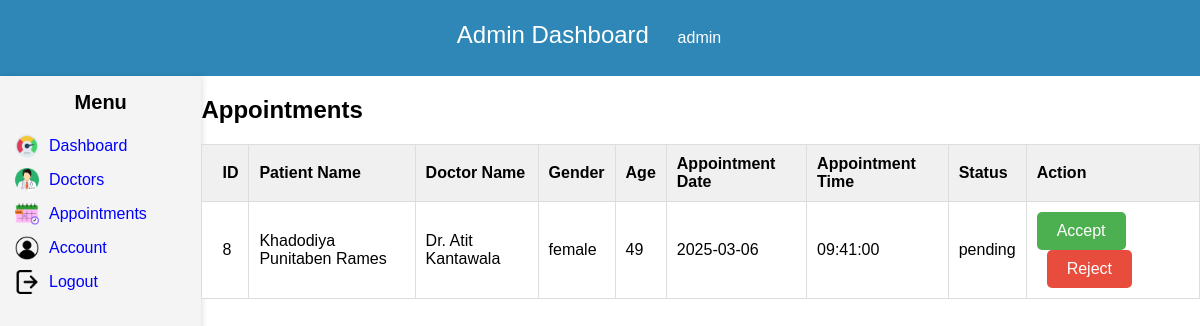
The page /admin/appointment.php (signed in) on the database as committed earlier.
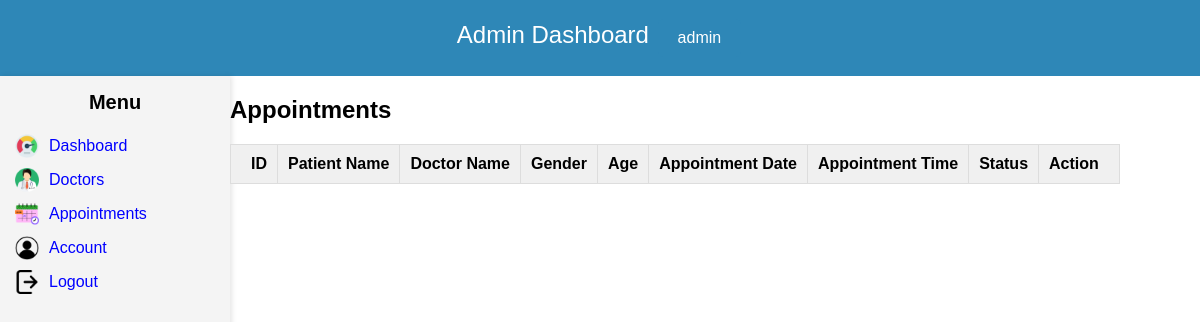
The same page on the database as committed later.
### tables this page shows
CREATE TABLE `appointment` (
  `appointment_id` int(11) NOT NULL,
  `user_id` int(11) NOT NULL,
  `doctor_id` int(11) NOT NULL,
  `fullname` varchar(100) DEFAULT NULL,
  `gender` varchar(10) DEFAULT NULL,
  `age` int(11) DEFAULT NULL,
  `disease` varchar(255) DEFAULT NULL,
  `appointment_date` date DEFAULT NULL,
  `appointment_time` time DEFAULT NULL,
  `address` text DEFAULT NULL,
  `contact_number` varchar(15) DEFAULT NULL,
  `remark` text DEFAULT NULL
);

### admin/appointment.php (the view, shortened to what this page needs)
<?php
if(isset($_SESSION['username'])){
    $us = $_SESSION['username'];
}else{
    header('location: ../login.php');
}
?>
<!DOCTYPE html>
<html lang="en">
<head>
    <link rel="stylesheet" href="main.css">
</head>
<body>
    <div class="header">Admin Dashboard
    <button class="logout-btn"><?php  echo $us; ?></button>
    </div>
    <div class="container">
        <div class="sidebar">
            <h3>Menu</h3>
            <ul>
                <li>
                    <img src="img/performance.png" alt="Icon 1">
                    <a href="main.php">Dashboard</a>
                </li>
                <li>
                    <img src="img/doctor.png" alt="Icon 2">
                    <a href="doctor_list.php">Doctors</a>
                </li>
                <li>
                    <img src="img/calendar.png" alt="Appointment Icon">
                    <a href="appointment.php">Appointments</a>
                </li>
                <li>
                    <img src="img/account.png" alt="Icon 4">
                    <a href="account.php">Account</a>
                </li>
                <li>
                    <img src="img/logout.png" alt="Icon 3">
                    <a href="logout.php">Logout</a>
                </li>
            </ul>
        </div>
        <div>
            <h2>Appointments</h2>
            <table>
                <thead>
                    <tr>
                        <th>ID</th>
                        <th>Patient Name</th>
                        <th>Doctor Name</th>
                        <th>Gender</th>
                        <th>Age</th>
                        <th>Appointment Date</th>
                        <th>Appointment Time</th>
                        <th>Status</th>
                        <th>Action</th>
                    </tr>
                </thead>
                <tbody>
                    <?php
                    $conn = mysqli_connect("localhost", "root", "", "healthcare");
                    $sql = "SELECT * FROM appointment";
                    $result = mysqli_query($conn, $sql);
                    if ($result) {
                        while ($row = mysqli_fetch_assoc($result)) {
                            echo "<tr>";
                            echo "<td>" . $row["appointment_id"] . "</td>";
                            echo "<td>" . $row["fullname"] . "</td>";
                            echo "<td>" . $row["doctor_fullname"] . "</td>";
                            echo "<td>" . $row["gender"] . "</td>";
                            echo "<td>" . $row["age"] . "</td>";
                            echo "<td>" . $row["appointment_date"] . "</td>";
                            echo "<td>" . $row["appointment_time"] . "</td>";
                            echo "<td>" . $row["status"] . "</td>";
                            echo '<td>';
                            echo '<button class="accept-btn" onclick="acceptAppointment(' . $row['appointment_id'] . ')">Accept</button>';
                            echo '<button class="reject-btn" onclick="rejectAppointment(' . $row['appointment_id'] . ')">Reject</button>';
                            echo '</td>';
                            echo "</tr>";
                        }
                    } else {
                        echo "Error: " . mysqli_error($conn);
                    }
                    ?>
                </tbody>
            </table>
        </div>
    </div>
</body>
</html>

Rows that differ between the two databases and show on the page:
removed appointment: appointment_id "8", fullname "Khadodiya Punitaben Rames", doctor_fullname "Dr. Atit Kantawala", gender "female", age "49", appointment_date "2025-03-06", appointment_time "09:41:00", status "pending"
